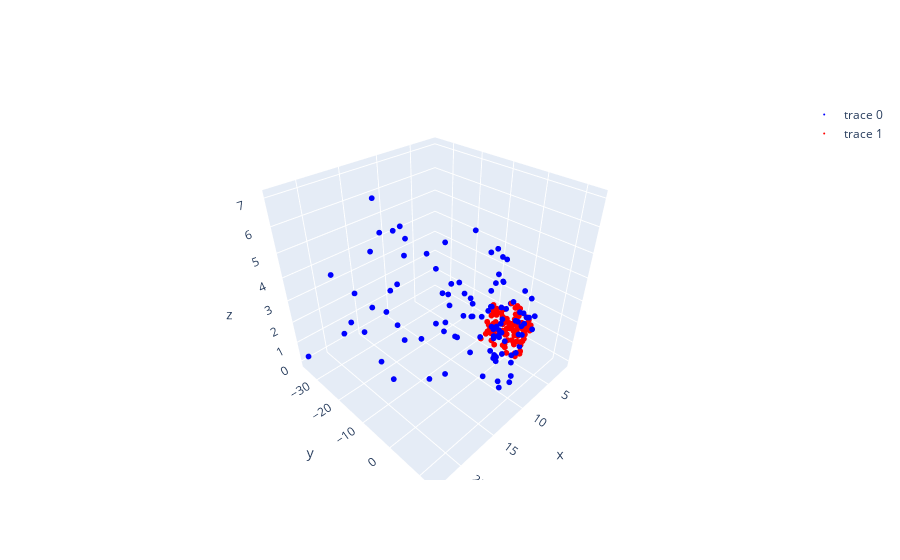

The code cell stored with this chart in its notebook:
### Code cell
index = 4

pose = vo.get_trajectory()['poses'][index]
map = vo.get_trajectory()['world_points'][index]
points = map['points']
C = camera.get_camera_transform()
points_hom = np.hstack((points, np.ones((len(points), 1))))
points_hom = np.dot(C, points_hom.T).T
points = points_hom[:, :3]
appearances = map['appearances']
set_1 = {'points': points, 'appearances': appearances}
set_2 = {'points': [], 'appearances': []}
world = data.get_world()
for i in range(len(world)):
    landmark_position = world[i]['landmark_position']
    landmark_appearances = world[i]['landmark_appearance']
    set_2['points'].append(landmark_position)
    set_2['appearances'].append(landmark_appearances)
matches = vo.data_association(set_1, set_2)
map_points = matches['points_1']
world_points = matches['points_2']
fig = go.Figure()
x_coords = [point[0]*0.208 for point in map_points]
y_coords = [point[1]*0.208 for point in map_points]
z_coords = [point[2]*0.208 for point in map_points]
fig.add_trace(go.Scatter3d(x=x_coords, y=y_coords, z=z_coords, mode='markers', marker=dict(size=2, color='blue')))
x_coords = [point[0] for point in world_points]
y_coords = [point[1] for point in world_points]
z_coords = [point[2] for point in world_points]
fig.add_trace(go.Scatter3d(x=x_coords, y=y_coords, z=z_coords, mode='markers', marker=dict(size=2, color='red')))
fig.show()
